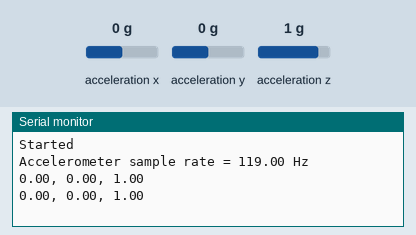
The sketch below on a simulated Arduino Nano 33 IoT. On the bench: the last lines printed to the serial monitor. The inputs (shaded band) are chosen by the test bench; at power-on: acceleration x 0 g, acceleration y 0 g, acceleration z 1 g. WiFi joins after 1.5 s; servers stay silent unless stated; not simulated (calls return 0 or success): arduino_secrets.h.

Above: at 2.7 s.
2.8 s: acceleration x set to -1.4 g
At 4.1 s:
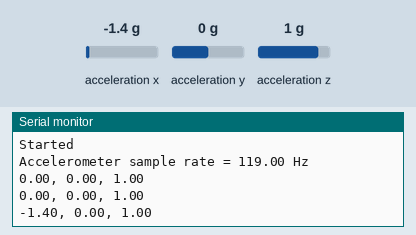
4.3 s: acceleration y set to -1.4 g
At 5.3 s:
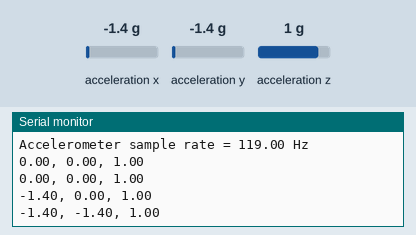
5.8 s: acceleration z set to -1.4 g
At 7.1 s:
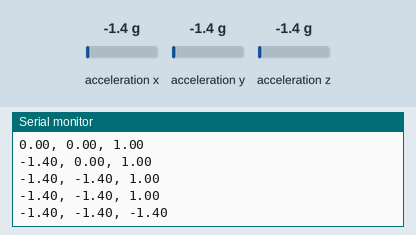

Measured:
- after the input at 2.8 s, the serial monitor: prints a new line after 0.71 s (image 1)
- after the input at 4.3 s, the serial monitor: prints a new line after 0.21 s (image 2)
- after the input at 5.8 s, the serial monitor: prints a new line after 0.72 s (image 3)

The sketch:

Task_3.2C_feb09a.ino
```cpp
#include "arduino_secrets.h"
/*
  Sketch generated by the Arduino IoT Cloud Thing "Task 3.1P"
  https://create.arduino.cc/cloud/things/93d664d8-242f-4248-a649-305640cd3ede

  Arduino IoT Cloud Variables description

  The following variables are automatically generated and updated when changes are made to the Thing

  float accelX;
  float accelY;
  float accelZ;
  bool alarmTriggered;

  Variables which are marked as READ/WRITE in the Cloud Thing will also have functions
  which are called when their values are changed from the Dashboard.
  These functions are generated with the Thing and added at the end of this sketch.
*/

#include "thingProperties.h"
#include <Arduino_LSM6DS3.h>

float x, y, z;

void setup() {
  Serial.begin(9600);
  while (!Serial);
  Serial.println("Started");

  if (!IMU.begin()) {
    Serial.println("Failed to initialize IMU!");
    while (1);
  }

  Serial.println("Accelerometer sample rate = " + String(IMU.accelerationSampleRate()) + " Hz");

  initProperties();
  ArduinoCloud.begin(ArduinoIoTPreferredConnection);
}

void loop() {
  ArduinoCloud.update();

  if (IMU.accelerationAvailable()) {
    IMU.readAcceleration(x, y, z);
    Serial.println(String(x) + ", " + String(y) + ", " + String(z));

    // Check for sudden movement (modify thresholds as needed)
    if (abs(x) > 2.0 || abs(y) > 2.0 || abs(z) > 2.0) {
      alarmTriggered = true;
      Serial.println("ALARM TRIGGERED!");
    }
  }

  delay(1000);
}


/*
  Since AccelX is READ_WRITE variable, onAccelXChange() is
  executed every time a new value is received from IoT Cloud.
*/
void onAccelXChange()  {
  // Add your code here to act upon AccelX change
}

/*
  Since AccelY is READ_WRITE variable, onAccelYChange() is
  executed every time a new value is received from IoT Cloud.
*/
void onAccelYChange()  {
  // Add your code here to act upon AccelY change
}

/*
  Since AccelZ is READ_WRITE variable, onAccelZChange() is
  executed every time a new value is received from IoT Cloud.
*/
void onAccelZChange()  {
  // Add your code here to act upon AccelZ change
}


/*
  Since AlarmTriggered is READ_WRITE variable, onAlarmTriggeredChange() is
  executed every time a new value is received from IoT Cloud.
*/
void onAlarmTriggeredChange()  {
  // Add your code here to act upon AlarmTriggered change
}
```

thingProperties.h
```cpp
// Code generated by Arduino IoT Cloud, DO NOT EDIT.

#include <ArduinoIoTCloud.h>
#include <Arduino_ConnectionHandler.h>

const char SSID[]     = SECRET_SSID;    // Network SSID (name)
const char PASS[]     = SECRET_OPTIONAL_PASS;    // Network password (use for WPA, or use as key for WEP)

void onAccelXChange();
void onAccelYChange();
void onAccelZChange();
void onAlarmTriggeredChange();

float accelX;
float accelY;
float accelZ;
bool alarmTriggered;

void initProperties(){

  ArduinoCloud.addProperty(accelX, READWRITE, ON_CHANGE, onAccelXChange);
  ArduinoCloud.addProperty(accelY, READWRITE, ON_CHANGE, onAccelYChange);
  ArduinoCloud.addProperty(accelZ, READWRITE, ON_CHANGE, onAccelZChange);
  ArduinoCloud.addProperty(alarmTriggered, READWRITE, ON_CHANGE, onAlarmTriggeredChange);


}

WiFiConnectionHandler ArduinoIoTPreferredConnection(SSID, PASS);
```
